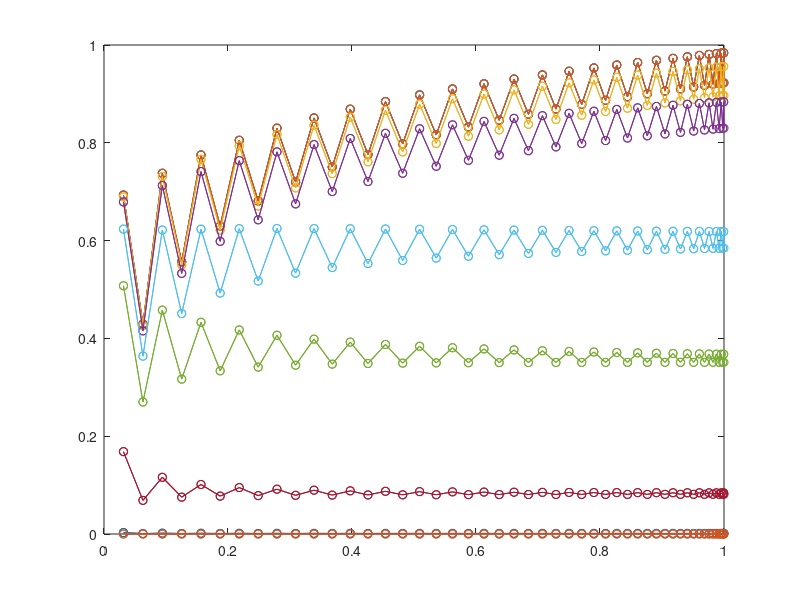

Reproduce this figure in MATLAB. (Note: this script raises an error after producing the figure.)
% Heisenberg model ground state, exp(-beta * sum(Sz_i))|GS>

ee_data = [0.693147 0.429556 0.737716 0.556628 0.775114 0.630104 0.805187 0.681136 0.829961 0.719854 0.85085 0.750773 0.868777 0.776287 0.884365 0.797815 0.898046 0.816262 0.910134 0.832243 0.920862 0.84619 0.930408 0.858422 0.938909 0.869174 0.946473 0.878631 0.953188 0.886934 0.959123 0.894195 0.964336 0.900504 0.968872 0.905932 0.97277 0.910536 0.97606 0.914364 0.978767 0.91745 0.980911 0.919823 0.982506 0.921503 0.983563 0.922506 0.98409 0.922839 0.98409 0.922506 0.983563 0.921503 0.982506 0.919823 0.98091 0.91745 0.978767 0.914364 0.97606 0.910536 0.97277 0.905932 0.968872 0.900504 0.964336 0.894195 0.959123 0.886934 0.953188 0.878631 0.946473 0.869174 0.938909 0.858422 0.930408 0.84619 0.920862 0.832243 0.910134 0.816262 0.898046 0.797815 0.884365 0.776287 0.868777 0.750773 0.85085 0.719854 0.829961 0.681137 0.805187 0.630104 0.775114 0.556628 0.737716 0.429556 0.693147;
    0.693109 0.429517 0.737648 0.556563 0.775021 0.630017 0.805072 0.681029 0.829826 0.719728 0.850697 0.750631 0.868609 0.77613 0.884181 0.797645 0.897849 0.816079 0.909925 0.832049 0.920642 0.845986 0.930178 0.858208 0.938669 0.868952 0.946225 0.878401 0.952933 0.886697 0.958861 0.893951 0.964068 0.900254 0.968599 0.905678 0.972492 0.910278 0.975778 0.914102 0.978482 0.917185 0.980623 0.919556 0.982217 0.921235 0.983273 0.922237 0.983799 0.92257 0.983799 0.922237 0.983273 0.921235 0.982216 0.919556 0.980623 0.917185 0.978482 0.914102 0.975778 0.910278 0.972492 0.905678 0.968599 0.900255 0.964068 0.893951 0.958861 0.886697 0.952933 0.878401 0.946225 0.868952 0.938669 0.858208 0.930178 0.845986 0.920642 0.832049 0.909925 0.816079 0.897849 0.797645 0.884182 0.776131 0.868609 0.750631 0.850697 0.719728 0.829826 0.681029 0.805072 0.630017 0.775021 0.556563 0.737648 0.429517 0.693109;
    0.689436 0.425791 0.731082 0.550293 0.766032 0.62158 0.793973 0.67068 0.816854 0.707665 0.836042 0.737017 0.852432 0.761106 0.866622 0.781334 0.879031 0.798594 0.889959 0.813489 0.899629 0.826446 0.908212 0.837776 0.915838 0.84771 0.92261 0.856425 0.928611 0.864062 0.933907 0.870728 0.938552 0.876511 0.942589 0.88148 0.946055 0.88569 0.948978 0.889185 0.951381 0.892002 0.953283 0.894166 0.954698 0.895698 0.955635 0.896612 0.956102 0.896915 0.956102 0.896612 0.955635 0.895698 0.954698 0.894166 0.953283 0.892002 0.951381 0.889185 0.948978 0.88569 0.946055 0.88148 0.94259 0.876511 0.938552 0.870728 0.933907 0.864062 0.928611 0.856425 0.92261 0.847709 0.915838 0.837776 0.908212 0.826447 0.899629 0.813489 0.889959 0.798594 0.879031 0.781334 0.866622 0.761106 0.852432 0.737017 0.836042 0.707665 0.816854 0.67068 0.793973 0.621581 0.766032 0.550293 0.731082 0.425791 0.689436;
    0.679027 0.415391 0.712757 0.532974 0.741199 0.598461 0.763552 0.642503 0.781527 0.674997 0.796352 0.700323 0.808829 0.720779 0.81949 0.737715 0.828705 0.751985 0.836738 0.764164 0.843782 0.774653 0.849985 0.783744 0.855458 0.791652 0.860288 0.798543 0.864545 0.804543 0.868284 0.809752 0.87155 0.81425 0.874379 0.818098 0.876799 0.821347 0.878835 0.824037 0.880506 0.826199 0.881825 0.827857 0.882805 0.829029 0.883454 0.829728 0.883778 0.82996 0.883778 0.829728 0.883454 0.829029 0.882805 0.827857 0.881825 0.826199 0.880506 0.824037 0.878835 0.821348 0.876799 0.818098 0.874379 0.81425 0.87155 0.809752 0.868284 0.804543 0.864545 0.798543 0.860288 0.791652 0.855458 0.783744 0.849985 0.774653 0.843782 0.764164 0.836738 0.751985 0.828706 0.737715 0.819491 0.72078 0.808829 0.700324 0.796353 0.674998 0.781527 0.642503 0.763552 0.598461 0.741199 0.532974 0.712757 0.415391 0.679027;
    0.507624 0.269975 0.457868 0.31678 0.433018 0.33367 0.417327 0.34132 0.406426 0.345234 0.398442 0.347404 0.392389 0.348678 0.387677 0.349458 0.383937 0.349952 0.380923 0.350276 0.378463 0.350495 0.37644 0.350651 0.374762 0.350764 0.373362 0.350847 0.372188 0.35091 0.371205 0.350961 0.370381 0.351 0.369692 0.351031 0.369121 0.351057 0.368653 0.351076 0.368279 0.351092 0.367989 0.351103 0.367776 0.351111 0.367637 0.351116 0.367568 0.351118 0.367568 0.351116 0.367637 0.351111 0.367776 0.351104 0.367989 0.351092 0.368279 0.351077 0.368654 0.351058 0.369122 0.351032 0.369693 0.351001 0.370381 0.350961 0.371205 0.35091 0.372189 0.350847 0.373361 0.350763 0.374763 0.350652 0.376441 0.350497 0.378464 0.350278 0.380924 0.349953 0.383938 0.349459 0.387678 0.348679 0.392391 0.347406 0.398444 0.345235 0.406426 0.34132 0.417327 0.33367 0.433018 0.31678 0.457868 0.269976 0.507623;
    0.623692 0.363677 0.621703 0.450793 0.623445 0.492661 0.624456 0.517338 0.624764 0.533501 0.624635 0.544809 0.624264 0.55309 0.623767 0.559359 0.623214 0.564228 0.622651 0.568088 0.622102 0.571197 0.621585 0.573737 0.621105 0.575831 0.620667 0.577568 0.62027 0.579017 0.619916 0.58023 0.619604 0.581242 0.619331 0.582083 0.619097 0.582777 0.618899 0.583338 0.618736 0.583782 0.618608 0.584118 0.618513 0.584353 0.618449 0.584492 0.618418 0.584538 0.618418 0.584492 0.618449 0.584353 0.618513 0.584118 0.618608 0.583782 0.618737 0.583339 0.618899 0.582777 0.619097 0.582084 0.619332 0.581242 0.619604 0.58023 0.619916 0.579017 0.62027 0.577568 0.620666 0.57583 0.621106 0.573737 0.621585 0.571198 0.622103 0.568088 0.622652 0.564229 0.623215 0.55936 0.623767 0.553091 0.624265 0.544811 0.624636 0.533502 0.624764 0.517339 0.624457 0.492661 0.623445 0.450793 0.621703 0.363677 0.623692;
    0.168408 0.0687697 0.115994 0.0753726 0.101243 0.0774564 0.0949423 0.078488 0.091601 0.0791207 0.089586 0.0795558 0.0882616 0.0798755 0.0873352 0.08012 0.0866595 0.0803117 0.0861481 0.0804659 0.0857511 0.0805917 0.0854396 0.0806971 0.0851887 0.080785 0.0849849 0.0808591 0.0848175 0.0809214 0.0846799 0.080975 0.0845652 0.081019 0.0844702 0.0810564 0.0843925 0.0810877 0.0843294 0.0811129 0.0842792 0.0811327 0.0842405 0.0811481 0.0842123 0.0811588 0.0841937 0.0811647 0.0841845 0.0811669 0.0841845 0.0811647 0.0841936 0.0811587 0.0842122 0.0811481 0.0842404 0.0811328 0.0842793 0.0811132 0.0843295 0.0810881 0.0843929 0.0810568 0.0844707 0.0810194 0.0845656 0.080975 0.0846799 0.0809216 0.084818 0.0808593 0.0849849 0.0807847 0.0851894 0.0806974 0.0854395 0.0805921 0.0857516 0.0804663 0.0861485 0.0803121 0.0866598 0.0801202 0.0873355 0.0798757 0.0882622 0.0795565 0.0895867 0.0791212 0.0916009 0.0784882 0.0949421 0.077456 0.101243 0.0753726 0.115994 0.0687698 0.168407;
    0.00296259 0.000974016 0.00175914 0.00108689 0.00151146 0.00112926 0.00141518 0.00115187 0.00136592 0.00116602 0.00133668 0.00117572 0.00131759 0.00118278 0.00130427 0.0011881 0.00129457 0.00119223 0.00128722 0.00119551 0.0012815 0.00119816 0.00127703 0.00120035 0.00127341 0.00120216 0.00127047 0.00120368 0.00126805 0.00120495 0.00126606 0.00120603 0.00126438 0.00120691 0.001263 0.00120766 0.00126187 0.00120828 0.00126095 0.00120878 0.00126022 0.00120917 0.00125965 0.00120948 0.00125924 0.00120969 0.00125897 0.00120981 0.00125884 0.00120985 0.00125884 0.0012098 0.00125897 0.00120969 0.00125924 0.00120948 0.00125965 0.00120917 0.00126022 0.00120879 0.00126095 0.00120829 0.00126187 0.00120766 0.00126301 0.00120691 0.00126439 0.00120603 0.00126606 0.00120495 0.00126806 0.00120369 0.00127047 0.00120216 0.00127342 0.00120036 0.00127702 0.00119817 0.00128151 0.00119552 0.00128722 0.00119224 0.00129457 0.00118811 0.00130427 0.00118278 0.0013176 0.00117573 0.00133669 0.00116603 0.00136592 0.00115187 0.00141518 0.00112926 0.00151145 0.00108689 0.00175913 0.000974017 0.00296258;
    8.82144e-07 2.66213e-07 5.05603e-07 3.00617e-07 4.30118e-07 3.13909e-07 4.01048e-07 3.21058e-07 3.86243e-07 3.25542e-07 3.77482e-07 3.28614e-07 3.71773e-07 3.30846e-07 3.67793e-07 3.3253e-07 3.64898e-07 3.33833e-07 3.62705e-07 3.34867e-07 3.61001e-07 3.35702e-07 3.59666e-07 3.36391e-07 3.58587e-07 3.3696e-07 3.5771e-07 3.37436e-07 3.56989e-07 3.37833e-07 3.56394e-07 3.38171e-07 3.55896e-07 3.38447e-07 3.55483e-07 3.38682e-07 3.55146e-07 3.38877e-07 3.54871e-07 3.39034e-07 3.54654e-07 3.39156e-07 3.54485e-07 3.39251e-07 3.54362e-07 3.39317e-07 3.54281e-07 3.39354e-07 3.54241e-07 3.39367e-07 3.54241e-07 3.39354e-07 3.5428e-07 3.39317e-07 3.54361e-07 3.39251e-07 3.54484e-07 3.39157e-07 3.54654e-07 3.39035e-07 3.54872e-07 3.38878e-07 3.55147e-07 3.38683e-07 3.55486e-07 3.38449e-07 3.55899e-07 3.38171e-07 3.56395e-07 3.37835e-07 3.56992e-07 3.37437e-07 3.57711e-07 3.36959e-07 3.58591e-07 3.36392e-07 3.59665e-07 3.35704e-07 3.61003e-07 3.34869e-07 3.62706e-07 3.33834e-07 3.64899e-07 3.3253e-07 3.67794e-07 3.30846e-07 3.71775e-07 3.28618e-07 3.77485e-07 3.25545e-07 3.86243e-07 3.2106e-07 4.01047e-07 3.13907e-07 4.30117e-07 3.00617e-07 5.056e-07 2.66213e-07 8.8214e-07];
beta_list = [0;0.001;0.01;0.02;0.05;0.1;0.3;0.9;2];
    
L = size(ee_data,2)+1;
l_list = 1:L-1;



% plot(l_list, ee_data,'-o');hold on;
% 
% 
% 
% 
% set(gca,'fontsize',24);
% set(gca,'linewidth',1.5);
% set(get(gca,'Children'),'linewidth',2); % Set line width 1.5 pounds
% xlabel('$l$','Interpreter','latex');
% ylabel('entanglement entropy','Interpreter','latex');
% set(get(gca,'XLabel'),'FontSize',24);
% set(get(gca,'YLabel'),'FontSize',24);
% 
% figure;
start_site = 5;
plot(( sin(pi*(l_list/L))),ee_data,'-o');hold on;


fit_x=(sin(pi.*(l_list(start_site:2:end-start_site)/L)));
for i = 1:numel(beta_list)
    fit_y=ee_data(i, start_site:2:end-start_site);
%     p = fit((fit_x'),(fit_y'),'poly1');
%     plot(fit_x, p.p1*fit_x + p.p2,'-.');hold on;
%     c = p.p1 * 6;
%     fprintf('beta = %.4f, c =%.5f\n',beta_list(i),c);
    modelfun = @(b,x)( b(2)./(fit_x'.^b(3)) + b(1));
    mdl = fitnlm(fit_x,fit_y,modelfun,[0.1,0.1,0.1]);
   
    k = mdl.Coefficients.Estimate(3);
    b = mdl.Coefficients.Estimate;
    plot(fit_x, modelfun(b,fit_x),'-');
    fprintf("beta = %.4f, k = %.5f\n",beta_list(i),k);
end


l=legend('$\beta=0$', '$0.001$','$0.01$','$0.02$','$0.05$','$0.1$','$0.3$','$0.9$','$2$');
set(l,'Box','off');set(l,'Interpreter','latex');
set(l,'Fontsize',24);
set(l,'Location','SouthWest');

set(gca,'fontsize',24);
set(gca,'linewidth',1.5);
set(get(gca,'Children'),'linewidth',2); % Set line width 1.5 pounds
xlabel('$\sin(l/L)$','Interpreter','latex');
ylabel('entanglement entropy','Interpreter','latex');
set(get(gca,'XLabel'),'FontSize',24);
set(get(gca,'YLabel'),'FontSize',24);